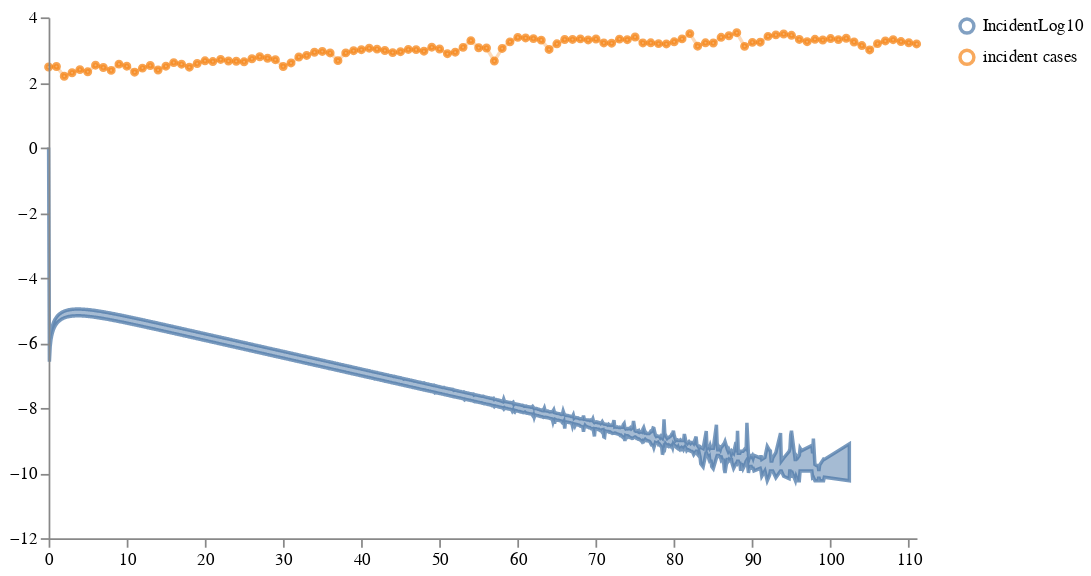

Notebook cell for this chart:
### Code cell
schema = plots.trajectories(prior_samples['data'], keep='IncidentLog10',
                            #markers={"Training": 77},
                           points=incident_cases.reset_index(drop=True).apply(np.log10)
                           )
schema = plots.pad(schema, 5)
plots.ipy_display(schema)

### Figure 1 — Vega specification as saved in the notebook (floating-point values rounded to 4 significant figures; data arrays with more than 128 entries replaced by an {"elided": "..."} marker saying what was removed)
{"$schema": "https://vega.github.io/schema/vega/v5.json", "axes": [{"name": "x_axis", "orient": "bottom", "scale": "xscale", "zindex": 100}, {"name": "y_axis", "orient": "left", "scale": "yscale", "zindex": 100}], "data": [{"name": "distributions", "values": {"elided": "914 records"}}, {"name": "traces", "transform": [{"expr": "isValid(datum.value)", "type": "filter"}], "values": []}, {"name": "points", "values": [{"sample_id": 0, "timepoint": 0, "trajectory": "incident cases", "value": 2.474}, {"sample_id": 0, "timepoint": 1, "trajectory": "incident cases", "value": 2.491}, {"sample_id": 0, "timepoint": 2, "trajectory": "incident cases", "value": 2.19}, {"sample_id": 0, "timepoint": 3, "trajectory": "incident cases", "value": 2.299}, {"sample_id": 0, "timepoint": 4, "trajectory": "incident cases", "value": 2.394}, {"sample_id": 0, "timepoint": 5, "trajectory": "incident cases", "value": 2.326}, {"sample_id": 0, "timepoint": 6, "trajectory": "incident cases", "value": 2.531}, {"sample_id": 0, "timepoint": 7, "trajectory": "incident cases", "value": 2.461}, {"sample_id": 0, "timepoint": 8, "trajectory": "incident cases", "value": 2.371}, {"sample_id": 0, "timepoint": 9, "trajectory": "incident cases", "value": 2.563}, {"sample_id": 0, "timepoint": 10, "trajectory": "incident cases", "value": 2.501}, {"sample_id": 0, "timepoint": 11, "trajectory": "incident cases", "value": 2.316}, {"sample_id": 0, "timepoint": 12, "trajectory": "incident cases", "value": 2.441}, {"sample_id": 0, "timepoint": 13, "trajectory": "incident cases", "value": 2.52}, {"sample_id": 0, "timepoint": 14, "trajectory": "incident cases", "value": 2.384}, {"sample_id": 0, "timepoint": 15, "trajectory": "incident cases", "value": 2.501}, {"sample_id": 0, "timepoint": 16, "trajectory": "incident cases", "value": 2.61}, {"sample_id": 0, "timepoint": 17, "trajectory": "incident cases", "value": 2.561}, {"sample_id": 0, "timepoint": 18, "trajectory": "incident cases", "value": 2.47}, {"sample_id": 0, "timepoint": 19, "trajectory": "incident cases", "value": 2.583}, {"sample_id": 0, "timepoint": 20, "trajectory": "incident cases", "value": 2.665}, {"sample_id": 0, "timepoint": 21, "trajectory": "incident cases", "value": 2.642}, {"sample_id": 0, "timepoint": 22, "trajectory": "incident cases", "value": 2.708}, {"sample_id": 0, "timepoint": 23, "trajectory": "incident cases", "value": 2.66}, {"sample_id": 0, "timepoint": 24, "trajectory": "incident cases", "value": 2.65}, {"sample_id": 0, "timepoint": 25, "trajectory": "incident cases", "value": 2.634}, {"sample_id": 0, "timepoint": 26, "trajectory": "incident cases", "value": 2.729}, {"sample_id": 0, "timepoint": 27, "trajectory": "incident cases", "value": 2.79}, {"sample_id": 0, "timepoint": 28, "trajectory": "incident cases", "value": 2.743}, {"sample_id": 0, "timepoint": 29, "trajectory": "incident cases", "value": 2.701}, {"sample_id": 0, "timepoint": 30, "trajectory": "incident cases", "value": 2.491}, {"sample_id": 0, "timepoint": 31, "trajectory": "incident cases", "value": 2.601}, {"sample_id": 0, "timepoint": 32, "trajectory": "incident cases", "value": 2.783}, {"sample_id": 0, "timepoint": 33, "trajectory": "incident cases", "value": 2.831}, {"sample_id": 0, "timepoint": 34, "trajectory": "incident cases", "value": 2.928}, {"sample_id": 0, "timepoint": 35, "trajectory": "incident cases", "value": 2.954}, {"sample_id": 0, "timepoint": 36, "trajectory": "incident cases", "value": 2.908}, {"sample_id": 0, "timepoint": 37, "trajectory": "incident cases", "value": 2.67}, {"sample_id": 0, "timepoint": 38, "trajectory": "incident cases", "value": 2.908}, {"sample_id": 0, "timepoint": 39, "trajectory": "incident cases", "value": 2.976}, {"sample_id": 0, "timepoint": 40, "trajectory": "incident cases", "value": 3.007}, {"sample_id": 0, "timepoint": 41, "trajectory": "incident cases", "value": 3.053}, {"sample_id": 0, "timepoint": 42, "trajectory": "incident cases", "value": 3.024}, {"sample_id": 0, "timepoint": 43, "trajectory": "incident cases", "value": 2.982}, {"sample_id": 0, "timepoint": 44, "trajectory": "incident cases", "value": 2.917}, {"sample_id": 0, "timepoint": 45, "trajectory": "incident cases", "value": 2.945}, {"sample_id": 0, "timepoint": 46, "trajectory": "incident cases", "value": 3.016}, {"sample_id": 0, "timepoint": 47, "trajectory": "incident cases", "value": 3.009}, {"sample_id": 0, "timepoint": 48, "trajectory": "incident cases", "value": 2.961}, {"sample_id": 0, "timepoint": 49, "trajectory": "incident cases", "value": 3.085}, {"sample_id": 0, "timepoint": 50, "trajectory": "incident cases", "value": 3.028}, {"sample_id": 0, "timepoint": 51, "trajectory": "incident cases", "value": 2.885}, {"sample_id": 0, "timepoint": 52, "trajectory": "incident cases", "value": 2.93}, {"sample_id": 0, "timepoint": 53, "trajectory": "incident cases", "value": 3.078}, {"sample_id": 0, "timepoint": 54, "trajectory": "incident cases", "value": 3.286}, {"sample_id": 0, "timepoint": 55, "trajectory": "incident cases", "value": 3.067}, {"sample_id": 0, "timepoint": 56, "trajectory": "incident cases", "value": 3.058}, {"sample_id": 0, "timepoint": 57, "trajectory": "incident cases", "value": 2.657}, {"sample_id": 0, "timepoint": 58, "trajectory": "incident cases", "value": 3.046}, {"sample_id": 0, "timepoint": 59, "trajectory": "incident cases", "value": 3.247}, {"sample_id": 0, "timepoint": 60, "trajectory": "incident cases", "value": 3.385}, {"sample_id": 0, "timepoint": 61, "trajectory": "incident cases", "value": 3.368}, {"sample_id": 0, "timepoint": 62, "trajectory": "incident cases", "value": 3.347}, {"sample_id": 0, "timepoint": 63, "trajectory": "incident cases", "value": 3.301}, {"sample_id": 0, "timepoint": 64, "trajectory": "incident cases", "value": 3.014}, {"sample_id": 0, "timepoint": 65, "trajectory": "incident cases", "value": 3.188}, {"sample_id": 0, "timepoint": 66, "trajectory": "incident cases", "value": 3.319}, {"sample_id": 0, "timepoint": 67, "trajectory": "incident cases", "value": 3.323}, {"sample_id": 0, "timepoint": 68, "trajectory": "incident cases", "value": 3.338}, {"sample_id": 0, "timepoint": 69, "trajectory": "incident cases", "value": 3.307}, {"sample_id": 0, "timepoint": 70, "trajectory": "incident cases", "value": 3.334}, {"sample_id": 0, "timepoint": 71, "trajectory": "incident cases", "value": 3.214}, {"sample_id": 0, "timepoint": 72, "trajectory": "incident cases", "value": 3.207}, {"sample_id": 0, "timepoint": 73, "trajectory": "incident cases", "value": 3.332}, {"sample_id": 0, "timepoint": 74, "trajectory": "incident cases", "value": 3.314}, {"sample_id": 0, "timepoint": 75, "trajectory": "incident cases", "value": 3.396}, {"sample_id": 0, "timepoint": 76, "trajectory": "incident cases", "value": 3.214}, {"sample_id": 0, "timepoint": 77, "trajectory": "incident cases", "value": 3.218}, {"sample_id": 0, "timepoint": 78, "trajectory": "incident cases", "value": 3.193}, {"sample_id": 0, "timepoint": 79, "trajectory": "incident cases", "value": 3.184}, {"sample_id": 0, "timepoint": 80, "trajectory": "incident cases", "value": 3.249}, {"sample_id": 0, "timepoint": 81, "trajectory": "incident cases", "value": 3.339}, {"sample_id": 0, "timepoint": 82, "trajectory": "incident cases", "value": 3.5}, {"sample_id": 0, "timepoint": 83, "trajectory": "incident cases", "value": 3.115}, {"sample_id": 0, "timepoint": 84, "trajectory": "incident cases", "value": 3.218}, {"sample_id": 0, "timepoint": 85, "trajectory": "incident cases", "value": 3.211}, {"sample_id": 0, "timepoint": 86, "trajectory": "incident cases", "value": 3.386}, {"sample_id": 0, "timepoint": 87, "trajectory": "incident cases", "value": 3.435}, {"sample_id": 0, "timepoint": 88, "trajectory": "incident cases", "value": 3.529}, {"sample_id": 0, "timepoint": 89, "trajectory": "incident cases", "value": 3.109}, {"sample_id": 0, "timepoint": 90, "trajectory": "incident cases", "value": 3.232}, {"sample_id": 0, "timepoint": 91, "trajectory": "incident cases", "value": 3.237}, {"sample_id": 0, "timepoint": 92, "trajectory": "incident cases", "value": 3.416}, {"sample_id": 0, "timepoint": 93, "trajectory": "incident cases", "value": 3.462}, {"sample_id": 0, "timepoint": 94, "trajectory": "incident cases", "value": 3.49}, {"sample_id": 0, "timepoint": 95, "trajectory": "incident cases", "value": 3.448}, {"sample_id": 0, "timepoint": 96, "trajectory": "incident cases", "value": 3.322}, {"sample_id": 0, "timepoint": 97, "trajectory": "incident cases", "value": 3.253}, {"sample_id": 0, "timepoint": 98, "trajectory": "incident cases", "value": 3.324}, {"sample_id": 0, "timepoint": 99, "trajectory": "incident cases", "value": 3.305}, {"sample_id": 0, "timepoint": 100, "trajectory": "incident cases", "value": 3.349}, {"sample_id": 0, "timepoint": 101, "trajectory": "incident cases", "value": 3.316}, {"sample_id": 0, "timepoint": 102, "trajectory": "incident cases", "value": 3.357}, {"sample_id": 0, "timepoint": 103, "trajectory": "incident cases", "value": 3.244}, {"sample_id": 0, "timepoint": 104, "trajectory": "incident cases", "value": 3.133}, {"sample_id": 0, "timepoint": 105, "trajectory": "incident cases", "value": 3.0}, {"sample_id": 0, "timepoint": 106, "trajectory": "incident cases", "value": 3.193}, {"sample_id": 0, "timepoint": 107, "trajectory": "incident cases", "value": 3.276}, {"sample_id": 0, "timepoint": 108, "trajectory": "incident cases", "value": 3.314}, {"sample_id": 0, "timepoint": 109, "trajectory": "incident cases", "value": 3.255}, {"sample_id": 0, "timepoint": 110, "trajectory": "incident cases", "value": 3.221}, {"sample_id": 0, "timepoint": 111, "trajectory": "incident cases", "value": 3.184}]}, {"name": "markers", "values": []}, {"name": "selected", "on": [{"remove": true, "trigger": "clear"}, {"remove": true, "trigger": "!shift"}, {"insert": "clicked", "trigger": "!shift && clicked"}, {"toggle": "clicked", "trigger": "shift && clicked"}]}], "height": 300, "legends": [{"encode": {"labels": {"interactive": true, "name": "legendLabel", "update": {"opacity": [{"test": "!length(data('selected')) || indata('selected', 'value', datum.value)", "value": 1}, {"value": 0.25}]}}, "symbols": {"interactive": true, "name": "legendSymbol", "update": {"fill": {"value": "transparent"}, "opacity": [{"test": "!length(data('selected')) || indata('selected', 'value', datum.value)", "value": 0.7}, {"value": 0.15}], "size": {"value": 64}, "strokeWidth": {"value": 2}}}}, "name": "color_legend", "stroke": "color"}], "marks": [{"from": {"facet": {"data": "points", "groupby": "trajectory", "name": "points_split"}}, "marks": [{"encode": {"hover": {"fillOpacity": {"value": 0.9}}, "update": {"fill": {"field": "trajectory", "scale": "color"}, "fillOpacity": [{"test": "!length(data('selected')) || indata('selected', 'value', datum.trajectory)", "value": 0.5}, {"value": 0.15}], "size": {"value": 10}, "stroke": {"field": "trajectory", "scale": "color"}, "strokeOpacity": [{"test": "!length(data('selected')) || indata('selected', 'value', datum.trajectory)", "value": 0.75}, {"value": 0.15}], "strokeWidth": {"value": 2}, "tooltip": {"field": "value"}, "x": {"field": "timepoint", "scale": "xscale"}, "y": {"field": "value", "scale": "yscale"}}}, "from": {"data": "points_split"}, "name": "_points_symbol", "type": "symbol", "zindex": 3}, {"encode": {"hover": {"fillOpacity": {"value": 0.9}}, "update": {"interpolate": {"value": "linear"}, "stroke": {"field": "trajectory", "scale": "color"}, "strokeOpacity": [{"test": "!length(data('selected')) || indata('selected', 'value', datum.trajectory)", "value": 0.3}, {"value": 0.1}], "strokeWidth": {"value": 2}, "x": {"field": "timepoint", "scale": "xscale"}, "y": {"field": "value", "scale": "yscale"}}}, "from": {"data": "points_split"}, "name": "_points_line", "type": "line", "zindex": 3}], "name": "_points", "type": "group", "zindex": 3}, {"from": {"facet": {"data": "traces", "groupby": "trajectory", "name": "traces_split"}}, "marks": [{"encode": {"hover": {"fillOpacity": {"value": 0.9}}, "update": {"interpolate": {"value": "linear"}, "stroke": {"field": "trajectory", "scale": "color"}, "strokeOpacity": [{"test": "!length(data('selected')) || indata('selected', 'value', datum.trajectory)", "value": 0.75}, {"value": 0.15}], "strokeWidth": {"value": 2}, "x": {"field": "timepoint", "scale": "xscale"}, "y": {"field": "value", "scale": "yscale"}}}, "from": {"data": "traces_split"}, "name": "_traces_lines", "type": "line"}], "name": "_traces", "type": "group", "zindex": 2}, {"from": {"facet": {"data": "distributions", "groupby": "trajectory", "name": "trajectory_split"}}, "marks": [{"encode": {"hover": {"fillOpacity": {"value": 0.9}}, "update": {"fill": {"field": "trajectory", "scale": "color"}, "fillOpacity": [{"test": "!length(data('selected')) || indata('selected', 'value', datum.trajectory)", "value": 0.5}, {"value": 0.15}], "interpolate": {"value": "linear"}, "stroke": {"field": "trajectory", "scale": "color"}, "strokeOpacity": [{"test": "!length(data('selected')) || indata('selected', 'value', datum.trajectory)", "value": 0.75}, {"value": 0.15}], "strokeWidth": {"value": 2}, "x": {"field": "timepoint", "scale": "xscale"}, "y": {"field": "upper", "scale": "yscale"}, "y2": {"field": "lower", "scale": "yscale"}}}, "from": {"data": "trajectory_split"}, "type": "area"}], "name": "_distributions", "type": "group", "zindex": 1}, {"marks": [{"encode": {"enter": {"stroke": {"value": "lightgray"}}, "update": {"opacity": {"value": 1}, "x": {"field": "timepoint", "scale": "xscale"}, "y": {"signal": "height"}, "y2": {"value": 0}}}, "from": {"data": "markers"}, "name": "_marker text", "type": "rule"}, {"encode": {"enter": {"fontSize": {"value": 8}, "text": {"field": "datum.label"}, "y": {"value": 0}}}, "from": {"data": "_marker text"}, "name": "_marker flags", "transform": [{"as": ["x", "_y", "opacity", "align", "baseline"], "lineAnchor": "start", "offset": [1], "size": {"signal": "[width, height]"}, "type": "label"}], "type": "text"}], "name": "_markers", "type": "group"}], "padding": 5, "scales": [{"domain": {"fields": [{"data": "distributions", "field": "timepoint"}, {"data": "traces", "field": "timepoint"}, {"data": "points", "field": "timepoint"}, {"data": "markers", "field": "timepoint"}]}, "name": "xscale", "range": "width", "type": "linear", "zero": false}, {"domain": {"fields": [{"data": "distributions", "field": "lower"}, {"data": "distributions", "field": "upper"}, {"data": "traces", "field": "value"}, {"data": "points", "field": "value"}]}, "name": "yscale", "nice": true, "range": "height", "type": "linear", "zero": true}, {"domain": {"fields": [{"data": "distributions", "field": "trajectory"}, {"data": "traces", "field": "trajectory"}, {"data": "points", "field": "trajectory"}]}, "name": "color", "range": "category", "type": "ordinal"}], "signals": [{"name": "clear", "on": [{"events": "mouseup[!event.item]", "force": true, "update": "true"}], "value": true}, {"name": "shift", "on": [{"events": "@legendSymbol:click, @legendLabel:click", "force": true, "update": "event.shiftKey"}], "value": false}, {"name": "clicked", "on": [{"events": "@legendSymbol:click, @legendLabel:click", "force": true, "update": "{value: datum.value}"}], "value": null}], "width": 500}
